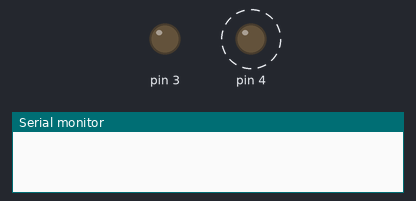
Recording of a sketch running on a simulated Arduino Uno, built with avr-gcc and run on an emulated ATmega328P. Shown: output pins drawn as LEDs (lit = HIGH), the last lines printed to the serial monitor. Dashed ring = blinking.

Above: at 0.1 s.
At 39.1 s:
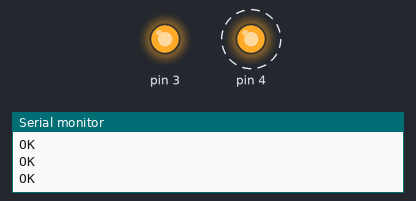
Timing chart, 0 to 40.0 s (numbered marks = the images above):
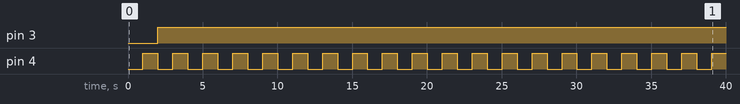

Measured:
- by itself, pin 3: LOW → HIGH at 2.0 s
- by itself, pin 4: alternates HIGH for 1.0 s and LOW for 1.0 s

The sketch:

TimerOOP.ino
```cpp
#include "Timer.h"

Timer t1 = Timer(2000);
Timer t2 = Timer(1000);

void callback1();
void callback2();

void setup() {
  Serial.begin(9600);
  pinMode(3, OUTPUT);
  pinMode(4, OUTPUT);

  t1.cback(callback1);
  t2.cback(callback2);
  t2.isRepeating();

  t1.run();
  t2.run();
}

void loop() {
  t1.loop();
  t2.loop();
}

void callback1(){
  digitalWrite(3, HIGH);
}
void callback2(){
  digitalWrite(4, !digitalRead(4));
}
```

Timer.cpp
```cpp
#include "Timer.h"

Timer::Timer(unsigned long tm){
  durata = tm;
  FIRED = 0;
}

void Timer::isRepeating(){
  LOOP = 1;
}

void Timer::run(){
  t1 = millis();
  FIRED = 0;
}
void Timer::loop(){
  unsigned long tx = (millis() - t1);
  if ((tx > durata) && !FIRED) {
    Serial.println("OK");
    fp();
    FIRED = 1;
    if (LOOP) {
      t1 = millis();
      FIRED = 0;
    }
  }
}

void Timer::cback(void (*fun)(void)){
  fp = fun;
}
```

Timer.h
```cpp
#ifndef _TIMER_H_
#define _TIMER_H_

#include "arduino.h"

class Timer {
  private:
    unsigned long t1;
    unsigned long durata;
    void (*fp)(void);
    int FIRED;
    int LOOP;

  public:
    Timer(unsigned long tm);
    void isRepeating();
    void run();
    void loop();
    void cback(void (*fun)(void));
};

#endif
```
